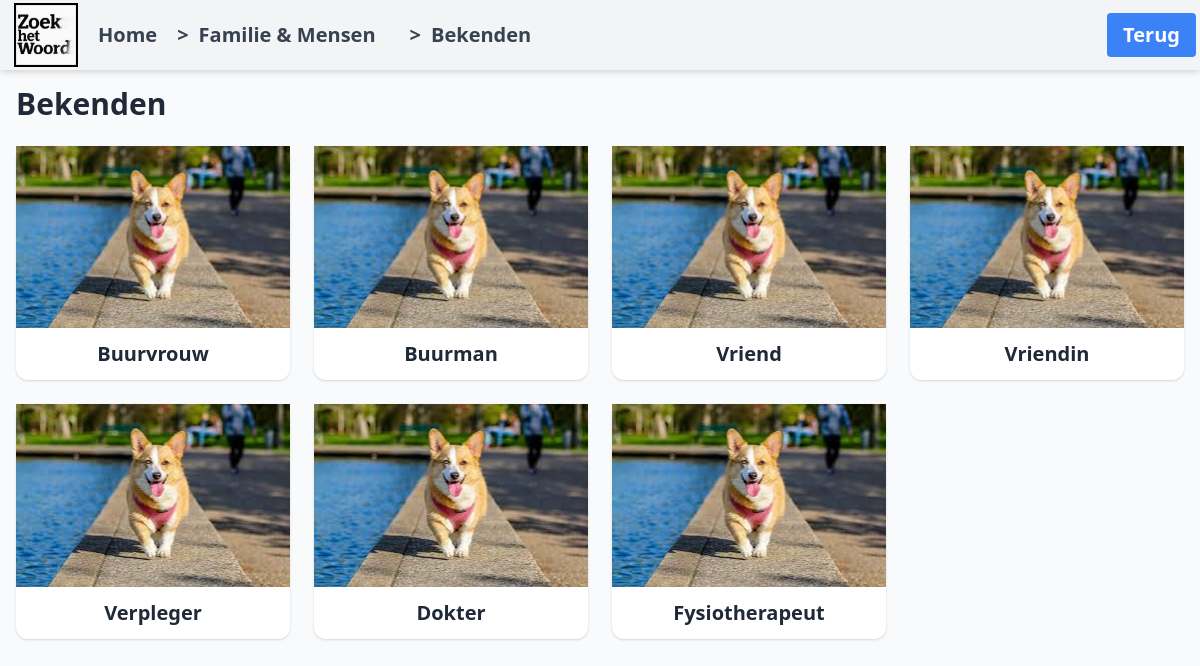
Page /subcategory/4/ on the committed database.
### ftwapp/models.py (models this page shows, shortened)
class Subcategory(models.Model):
    name = models.CharField(max_length=200)
    category = models.ForeignKey(Category, related_name='subcategories', on_delete=models.CASCADE)
    image = models.ImageField(upload_to='subcategories/', blank=True, null=True)

class Category(models.Model):
    name = models.CharField(max_length=100)
    image = models.ImageField(upload_to='categories/')
    parent = models.ForeignKey('self', null=True, blank=True, related_name='child_categories', on_delete=models.CASCADE)

class Word(models.Model):
    name = models.CharField(max_length=100)
    image = models.ImageField(upload_to='words/', blank=True, null=True)
    category = models.ForeignKey(Category, on_delete=models.CASCADE,related_name='words', null=True, blank=True)
    subcategory = models.ForeignKey(Subcategory, on_delete=models.CASCADE, related_name='words', null=True, blank=True)
    description = models.TextField(blank=True, null=True)

### ftwapp/views.py (the view)
# urls.py: path('subcategory/<int:subcategory_id>/', views.subcategory_detail, name='subcategory_detail'),
def subcategory_detail(request, subcategory_id):
    subcategory = get_object_or_404(Subcategory, id=subcategory_id)
    words = subcategory.words.all()
    return render(request, 'subcategory_detail.html', {
        'subcategory': subcategory,
        'words': words,
    })

### ftwapp/templates/subcategory_detail.html (shortened to what this page needs)
{% extends "base.html" %}
{% load static %}
{% block nav_button %}
<a href="{% url 'category_detail' subcategory.category.pk %}"
    class="bg-blue-500 text-white px-4 py-2 rounded hover:bg-blue-600 transition">Terug</a>
{% endblock %}
{% block breadcrumbs %}
<div class="breadcrumbs">
    <a href="{% url 'category_detail' subcategory.category.pk %}">
        <span>&gt;</span> {{ subcategory.category.name }}
    </a>
    <a href="{% url 'subcategory_detail' subcategory.pk %}">
        <span>&gt;</span> {{ subcategory.name }}
    </a>
</div>
{% endblock %}
{% block content %}
<h1 class="text-3xl font-bold mb-6">{{ subcategory.name }}</h1>
<div class="grid grid-cols-1 sm:grid-cols-2 md:grid-cols-3 lg:grid-cols-4 gap-6">
    {% for word in words %}
    <a href="{% url 'word_detail' word.pk %}"
        class="flex flex-col bg-white rounded-xl shadow hover:scale-105 transition transform duration-200">
        {% if word.image %}
        <div class="w-full h-48 bg-center bg-contain bg-no-repeat"
            style="background-image: url('{{ word.image.url }}');"></div>
        {% else %}
        <img src="{% static 'images/default.jpg' %}" alt="">
        {% endif %}
        <div class="text-center text-xl font-bold py-3">{{ word.name }}</div>
    </a>
    {% endfor %}
</div>
{% endblock %}

### static/styles.css (style rules this page uses)
nav a, nav button { font-size: 20px; padding: 12px 10px; text-decoration: none; border: none; background: none; cursor: pointer; color: inherit; }
nav a+a, nav button+button { margin-left: 10px; }
.breadcrumbs { display: flex; align-items: center; gap: 4px; }
.breadcrumbs a { display: flex; align-items: center; gap: 10px; text-decoration: none; color: inherit; }
.breadcrumbs span { font-size: 20px; }

### rows in the picture
Subcategory: category.name "Familie & Mensen", name "Bekenden"
Word: name "Buurvrouw"
Word: name "Buurman"
Word: name "Vriend"
Word: name "Vriendin"
Word: name "Verpleger"
Word: name "Dokter"
Word: name "Fysiotherapeut"
